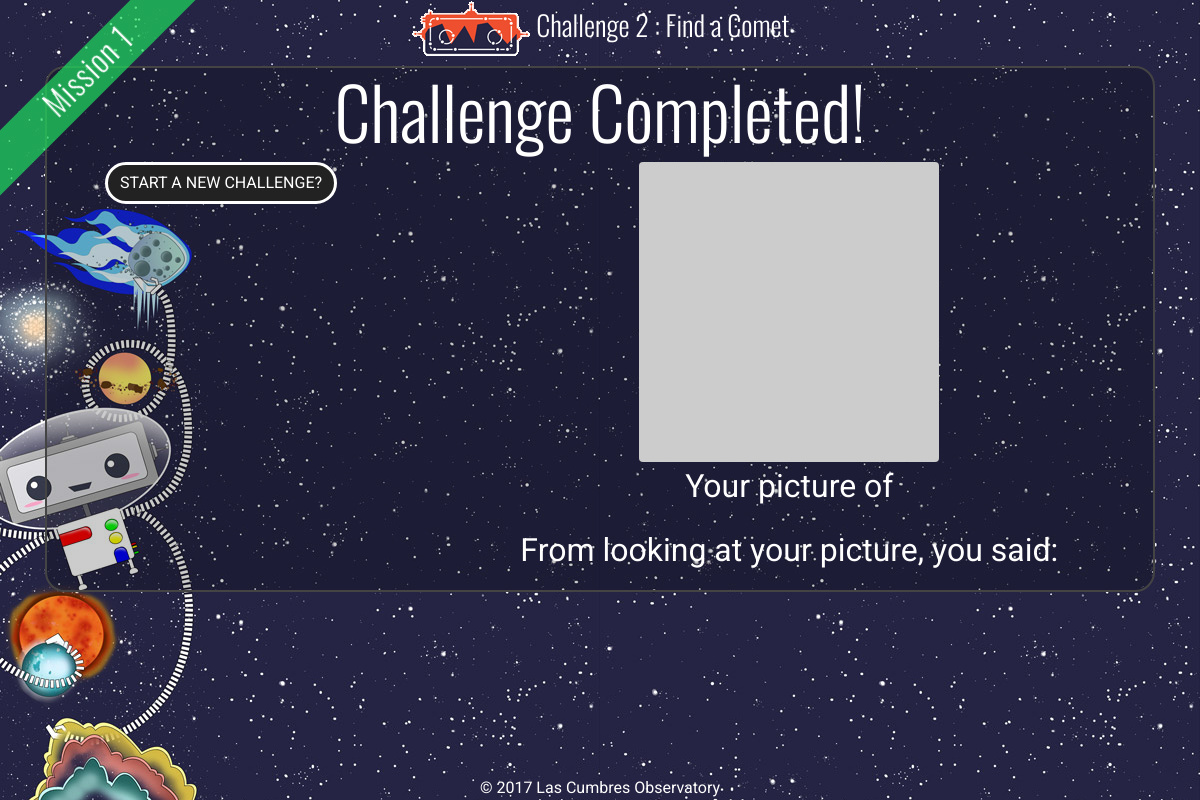
The page /challenge/2/summary/ (signed in) on the database its author committed.
### explorer/models.py (models this page shows, shortened)
class Challenge(models.Model):
    number = models.IntegerField()
    name = models.CharField(max_length=200)
    mission = models.ForeignKey(Mission)
    description = models.TextField(help_text=_("Research page info"))
    action = models.TextField(help_text=_("What the user should look for on investigate?"))
    category = models.TextField(help_text=_("What type of object is this?"), blank=True, null=True)
    avm_code = models.CharField(max_length=50, blank=True, null=True)
    active = models.BooleanField(default=True)
    sticker_total = models.IntegerField(default=0)
    is_last = models.BooleanField(default=False)

class Mission(models.Model):
    number = models.IntegerField()
    name = models.CharField(max_length=200)
    patch = models.ImageField(upload_to='patches')
    sticker_total = models.IntegerField(default=0)

### explorer/views.py (the view)
# urls.py: url(r'^challenge/(?P<pk>[0-9]+)/summary/$', ChallengeSummary.as_view(), {'mode':'summary'}, name="summary"),
class ChallengeSummary(LoginRequiredMixin, DetailView):
    model = Challenge
    template_name = "explorer/challenge-summary.html"
    def get_context_data(self, **kwargs):
        context = super(ChallengeSummary, self).get_context_data(**kwargs)
        progress = Progress.objects.get(challenge=self.get_object(), user=self.request.user)
        stickers = PersonSticker.objects.filter(user=self.request.user, sticker__challenge=self.get_object() )
        answers = UserAnswer.objects.filter(answer__question__challenge=self.get_object(), user=self.request.user)
        context['progress'] = progress
        context['answers'] = answers
        context['stickers'] = stickers
        return context

### explorer/templatetags/explorer_utils.py (called while the page is built)
@register.simple_tag
def progress_url(user):
    try:
        latest = Progress.objects.filter(user=user).latest('last_update')
    except ObjectDoesNotExist:
        url = reverse('mission',kwargs={'pk':1})
        return url
    if latest.status in ['Summary','Failed']:
        if not latest.challenge.is_last:
            challenge = Challenge.objects.get(number=latest.challenge.number+1, mission=latest.challenge.mission)
            url = reverse('challenge',kwargs={'pk':challenge.pk})
        else:
            url = reverse('missions')
    else:
        url = reverse('challenge',kwargs={'pk':latest.challenge.pk})
    return url

### serol/auth_backend.py (called while the page is built)
    def get_user(self, user_id):
        try:
            return User.objects.get(pk=user_id)
        except User.DoesNotExist:
            return None

### explorer/templates/explorer/challenge-summary.html (shortened to what this page needs)
{% extends 'explorer/challenge-base.html' %}
{% load static i18n  explorer_utils %}
{% block wrapper-class%}challenge mission-{{object.mission.number}}-sidebar{%endblock%}
{% block main-body %}
<div class="centre-container">
<h1>{% trans "Challenge Completed!" %}</h1>
  <div class="row">
        <div class="col-lg-4">
          <a href="{% progress_url request.user %}" class="btn btn-4 btn-4a animated tada">{% trans "start a new challenge?" %}</a>
        </div>
        <div class="col-lg-8">
          <img src="http://placehold.it/300x300" alt="{{object.name}}" class="img-fluid rounded" id="img-holder">
          <p>Your picture of {{progress.target}}</p>
          <p>
          {% trans "From looking at your picture, you said:"%}
        </p>
        </div>
  </div>
</div>
{% endblock %}

### explorer/templates/explorer/challenge-base.html (shortened to what this page needs)
{% extends 'explorer/base.html' %}
{% load static i18n %}
{% block main-content %}
<div class="container">
{% block main-header %}
<h3><a href="{% url 'home' %}"><img src="{% static 'explorer/images/serol_logo_sm.png'%}" /></a> Challenge {{object.number}} : {{object.name}}</h3>
{% endblock %}
{% block main-body %}
{% endblock %}
</div>
{% endblock %}
{% block ribbon %}
<div class="corner-ribbon sticky shadow mission-{{object.mission.number}}-colour"><h2>{% trans "Mission" %} {{object.mission.number}}</h2></div>
{% endblock %}

### explorer/static/explorer/css/layout.css (style rules this page uses)
a, a:focus, a:hover { color: #fff; }
.btn { border: none; color: #fff; background: #222; cursor: pointer; display: inline-block; text-transform: uppercase; }
.btn:after { content: ''; position: absolute; z-index: -1; -webkit-transition: all 0.3s; -moz-transition: all 0.3s; transition: all 0.3s; }
.btn-4 { border-radius: 50px; border: 3px solid #fff; color: #fff; overflow: hidden; }
.btn-4:before { position: absolute; height: 100%; font-size: 125%; line-height: 3.5; color: #fff; -webkit-transition: all 0.3s; -moz-transition: all 0.3s; transition: all 0.3s; }
.btn-4a:before { left: 130%; top: 0; }
html, body { height: 100%; }
body { text-align: center; font-family: 'Roboto', sans-serif; background: url('../images/serol_bg_sm.jpg') repeat fixed #2b3e50; color: #fff; }
.centre-container { border: 2px solid #444; border-radius: 20px; background: rgba(0,0,0,0.2); }
h1, h2, h3, h4, h5, h6, .target-name { font-family: 'Oswald', sans-serif; font-weight: 300; color: #fff; }
h1 { font-size:4.5rem; }
p { font-size:2rem; }
.mission-1-colour, .mission-1-sidebar .page-header { background-color:rgba(29, 220, 93, 0.7); }
.corner-ribbon { width: 300px; position: absolute; top: 50px; left: -60px; text-align: center; line-height: 50px; letter-spacing: 1px; color: #f0f0f0; transform: rotate(-45deg); -webkit-transform: rotate(-45deg); }

### rows shown on the page
Challenge: number "2", name "Find a Comet", mission.number "1"
